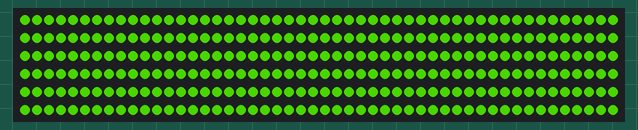
Simulated run of this sketch. Board: Arduino Uno, built with avr-gcc and run on an emulated ATmega328P. Shown: 300 RGB LEDs in strip order, left to right, continuing on the next row. Dim RGB values are drawn brighter than linear.

Above: at 2.52 s.
At 37.0 s:
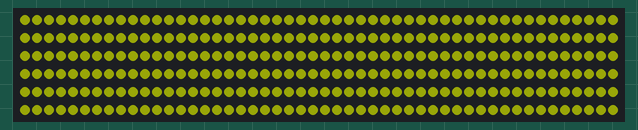

The sketch:

breathe.ino
```cpp
//***************************************************************
// Breath effect  (pulse from hueA to hueB)
// Marc Miller, 2015
//***************************************************************
#include "FastLED.h"
#define LED_TYPE APA102
#define DATA_PIN 7
#define CLOCK_PIN 14
#define COLOR_ORDER BGR
#define NUM_LEDS 300
CRGB leds[NUM_LEDS];

static float pulseSpeed = 0.4;  // Larger value gives faster pulse.

uint8_t hueA = 66;  // Start hue at valueMin.
uint8_t satA = 200;  // Start saturation at valueMin.
float valueMin = 120.0;  // Pulse minimum value (Should be less then valueMax).

uint8_t hueB = 83;  // End hue at valueMax.
uint8_t satB = 255;  // End saturation at valueMax.
float valueMax = 200.0;  // Pulse maximum value (Should be larger then valueMin).

uint8_t hue = hueA;  // Do Not Edit
uint8_t sat = satA;  // Do Not Edit
float val = valueMin;  // Do Not Edit
uint8_t hueDelta = hueA - hueB;  // Do Not Edit
static float delta = (valueMax - valueMin) / 2.35040238;  // Do Not Edit


//---------------------------------------------------------------
void setup(){
  delay(1000);  // Power-up delay
  //Serial.begin(57600);  // Allows serial monitor output (check baud rate)
  FastLED.addLeds<LED_TYPE,DATA_PIN,CLOCK_PIN,COLOR_ORDER>(leds, NUM_LEDS).setCorrection(TypicalLEDStrip);
}


//---------------------------------------------------------------
void loop(){
  float dV = ((exp(sin(pulseSpeed * millis()/2000.0*PI)) -0.36787944) * delta);
  val = valueMin + dV;
  hue = map(val, valueMin, valueMax, hueA, hueB);  // Map hue based on current val
  sat = map(val, valueMin, valueMax, satA, satB);  // Map sat based on current val

  for (int i = 0; i < NUM_LEDS; i++) {
    leds[i] = CHSV(hue, sat, val);
  }
  //FastLED.show();
  FastLED.delay(20);

  //Serial.print("FPS: "); Serial.println(LEDS.getFPS());   // Display FPS in serial monitor
}  // ----End main loop----
```
